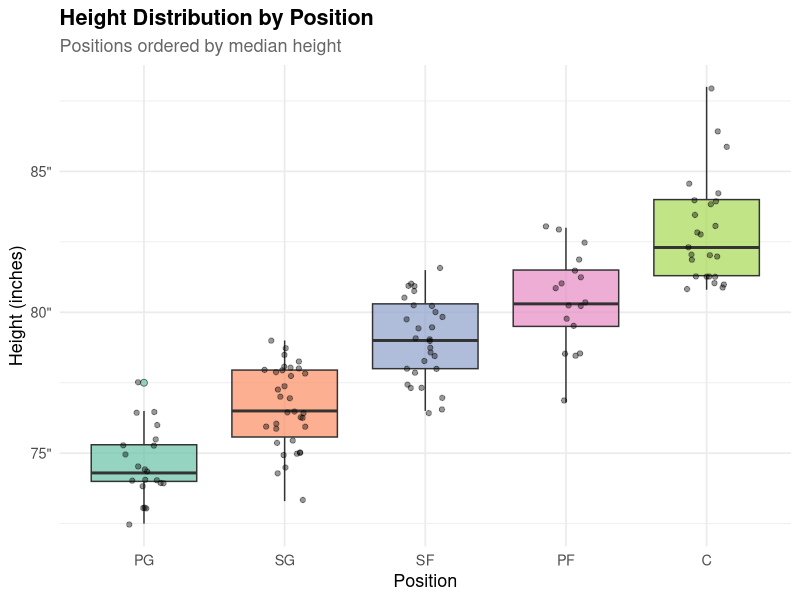
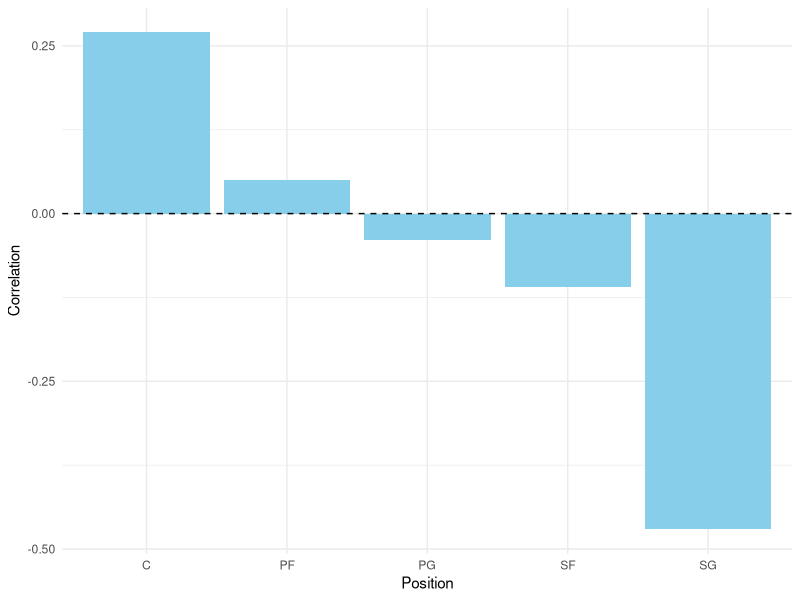
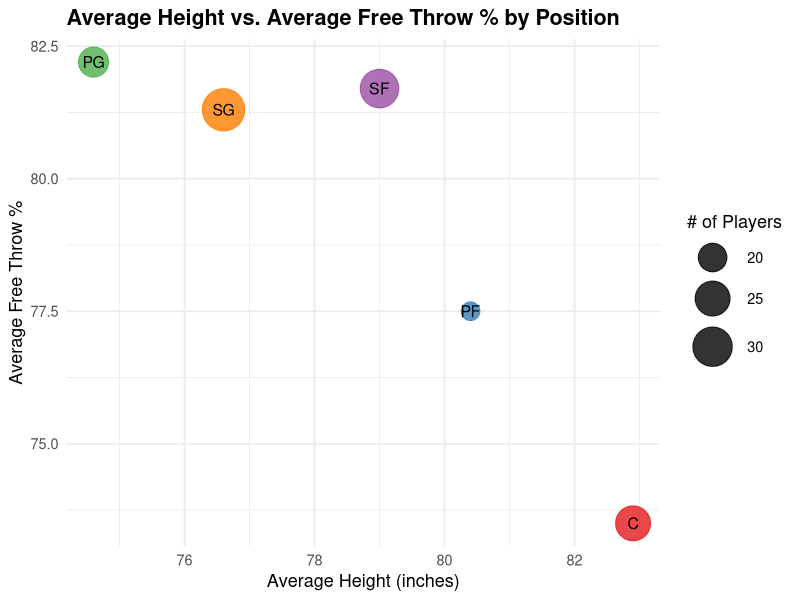

Write the R code that produced these figures, in order.
## ---- chunk 1
#| echo: false
#| warning: false
#| message: false

# Tidyverse Style Guide

# Step 1: Load packages
library(ggplot2)
library(dplyr)
library(readr)
library(ggrepel)
library(knitr)
library(kableExtra)

# Step 2: Load and tidy the data
df <- read_csv("NBAPlayerStats.csv") |>
  rename(
    ft_pct = `FT%`,
    height = `Height (in)`
  ) |>
  mutate(
    ft_pct = as.numeric(gsub("%", "", ft_pct))
  )

# Step 3: Summarize average height and FT% per position
position_summary <- df |>
  group_by(Position) |>
  summarise(
    avg_height = mean(height, na.rm = TRUE),
    avg_ft_pct = mean(ft_pct, na.rm = TRUE),
    count      = n()
  )

# Plot for height distribution by position
df |>
  mutate(Position = reorder(Position, height)) |>
  ggplot(aes(x = Position, y = height, fill = Position)) +
  geom_boxplot(alpha = 0.7, outlier.shape = 21, outlier.size = 2) +
  geom_jitter(width = 0.15, alpha = 0.4, size = 1.5) +
  scale_fill_brewer(palette = "Set2") +
  scale_y_continuous(labels = function(x) paste0(x, '"')) +
  labs(
    title    = "Height Distribution by Position",
    subtitle = "Positions ordered by median height",
    x        = "Position",
    y        = "Height (inches)"
  ) +
  theme_minimal(base_size = 13) +
  theme(
    plot.title      = element_text(face = "bold"),
    plot.subtitle   = element_text(color = "grey40"),
    legend.position = "none"
  )

# Table for height summary by position
df |>
  group_by(Position) |>
  summarise(
    `Player Count`       = n(),
    `Avg Height (in)`    = round(mean(height, na.rm = TRUE), 1),
    `Median Height (in)` = round(median(height, na.rm = TRUE), 1),
    `Min Height (in)`    = round(min(height, na.rm = TRUE), 1),
    `Max Height (in)`    = round(max(height, na.rm = TRUE), 1)
  ) |>
  arrange(desc(`Avg Height (in)`)) |>
  kable(
    caption = "Height Summary by Position for Players Who Shot At Least 150 FT's (tallest to shortest)",
    align   = c("l", "c", "c", "c", "c", "c")
  ) |>
  kable_styling(
    bootstrap_options = c("striped", "hover", "condensed"),
    full_width        = FALSE
  )
## ---- chunk 2
library(tidyverse)
library(knitr)

nba_raw <- read_csv("NBAPlayerStats.csv")

nba_clean <- nba_raw |>
  rename(
    position = Position,
    ft_percent = `FT%`,
    height_in = `Height (in)`
  ) |>
  mutate(
    ft_percent = as.numeric(str_remove(ft_percent, "%")),
    height_in = as.numeric(height_in)
  )

position_corr <- nba_clean |>
  group_by(position) |>
  summarise(
    correlation = round(cor(height_in, ft_percent, use = "complete.obs"), 2),
    avg_ft = round(mean(ft_percent, na.rm = TRUE), 1),
    avg_height = round(mean(height_in, na.rm = TRUE), 1),
    n_players = n(),
    .groups = "drop"
  )
## ---- chunk 3
#| label: fig-connor
#| fig-cap: "Correlation between height and free throw percentage by position."
#| fig-alt: "Bar chart comparing the correlation between player height and free throw percentage across NBA positions (C, PF, PG, SF, SG). Most correlations are close to zero, indicating little relationship between height and free throw shooting within positions. Centers show a small positive correlation, while shooting guards show the strongest negative correlation."
#| fig-pos: "H"

ggplot(position_corr, aes(x = position, y = correlation)) +
  geom_col(fill = "skyblue") +
  geom_hline(yintercept = 0, linetype = "dashed") +
  labs(
    x = "Position",
    y = "Correlation"
  ) +
  theme_minimal()
## ---- chunk 4
#| label: tbl-connor
#| tbl-cap: "Correlation between height and free throw percentage by position."
#| tbl-pos: "H"

kable(
  position_corr,
  col.names = c("Position", "Correlation", "Avg FT%", "Avg Height", "Players")
)
## ---- chunk 5
#| echo: false

#Tidyverse style guide
library(readr)
library(dplyr)
library(ggplot2)
library(knitr)

# Tidy the data
nba <- read_csv("NBAPlayerStats.csv") |>
  rename(
    ft_pct   = `FT%`,
    height   = `Height (in)`,
    position = Position
  ) |>
  mutate(
    ft_pct = as.numeric(gsub("%", "", ft_pct)),
    height = as.numeric(height)
  )

# Summarize by position
pos_summary <- nba |>
  group_by(position) |>
  summarise(
    avg_height = round(mean(height, na.rm = TRUE), 1),
    avg_ft_pct = round(mean(ft_pct,  na.rm = TRUE), 1),
    n_players  = n(),
    .groups = "drop"
  )
## ---- chunk 6
#Plot-aidan — Average height vs. FT% by position
#| label: plot-aidan
#| fig-cap: "Average height vs. average FT% by position. Bubble size shows number of players in each group."

ggplot(pos_summary, aes(x = avg_height, y = avg_ft_pct,
                        size = n_players, color = position)) +
  geom_point(alpha = 0.8) +
  geom_text(aes(label = position), color = "black", size = 4, hjust = 0.5, vjust = 0.5)+  
  scale_size_continuous(range = c(6, 14), name = "# of Players") +
  scale_color_brewer(palette = "Set1", guide = "none") +
  labs(
    title = "Average Height vs. Average Free Throw % by Position",
    x = "Average Height (inches)",
    y = "Average Free Throw %"
  ) +
  theme_minimal(base_size = 13) +
  theme(
    plot.title    = element_text(face = "bold")
  )
## ---- chunk 7
# Table-aidan — Average height vs. FT% by position

#| label: tab-aidan
#| fig-cap: "Provides the corresponding numerical values (Position, Avg Height, Avg FT%, # of Players)."
pos_summary |>
  arrange(desc(avg_ft_pct)) |>
  kable(
    caption = "Average Height and Free Throw Percentage by Position",
    col.names = c("Position", "Avg Height (in)", "Avg Free Throw %", "# Players"),
    align = c("l", "c", "c", "c")
  )
